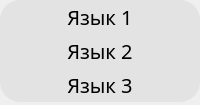
                    <widget class="QWidget" name="language_widget">
                     <layout class="QVBoxLayout" name="verticalLayout_9">
                      <property name="leftMargin">
                       <number>0</number>
                      </property>
                      <property name="topMargin">
                       <number>0</number>
                      </property>
                      <property name="rightMargin">
                       <number>0</number>
                      </property>
                      <property name="bottomMargin">
                       <number>3</number>
                      </property>
                      <item>
                       <widget class="QFrame" name="frame_24">
                        <property name="minimumSize">
                         <size>
                          <width>0</width>
                          <height>100</height>
                         </size>
                        </property>
                        <property name="styleSheet">
                         <string notr="true">#frame_24 {
	background-color: rgb(227, 227, 227);
	border-radius: 20px;
}</string>
                        </property>
                        <property name="frameShape">
                         <enum>QFrame::StyledPanel</enum>
                        </property>
                        <property name="frameShadow">
                         <enum>QFrame::Raised</enum>
                        </property>
                        <layout class="QVBoxLayout" name="verticalLayout_8">
                         <property name="leftMargin">
                          <number>3</number>
                         </property>
                         <property name="topMargin">
                          <number>3</number>
                         </property>
                         <property name="rightMargin">
                          <number>3</number>
                         </property>
                         <property name="bottomMargin">
                          <number>3</number>
                         </property>
                         <item>
                          <widget class="QPushButton" name="lang_btn_1">
                           <property name="sizePolicy">
                            <sizepolicy hsizetype="Minimum" vsizetype="Expanding">
                             <horstretch>0</horstretch>
                             <verstretch>0</verstretch>
                            </sizepolicy>
                           </property>
                           <property name="font">
                            <font>
                             <family>Rubik</family>
                             <pointsize>15</pointsize>
                            </font>
                           </property>
                           <property name="focusPolicy">
                            <enum>Qt::NoFocus</enum>
                           </property>
                           <property name="styleSheet">
                            <string notr="true">QPushButton {
color: rgb(0, 0, 0);
background-color:transparent;
border-radius: 15px;
}

QPushButton:checked {
	 background-color: rgb(245, 245, 245);
	border: 1px solid #696969;
}</string>
                           </property>
                           <property name="text">
                            <string>Язык 1</string>
                           </property>
                           <property name="checkable">
                            <bool>true</bool>
                           </property>
                          </widget>
                         </item>
                         <item>
                          <widget class="QPushButton" name="lang_btn_2">
                           <property name="sizePolicy">
                            <sizepolicy hsizetype="Minimum" vsizetype="Expanding">
                             <horstretch>0</horstretch>
                             <verstretch>0</verstretch>
                            </sizepolicy>
                           </property>
                           <property name="font">
                            <font>
                             <family>Rubik</family>
                             <pointsize>15</pointsize>
                            </font>
                           </property>
                           <property name="focusPolicy">
                            <enum>Qt::NoFocus</enum>
                           </property>
                           <property name="styleSheet">
                            <string notr="true">QPushButton{
color: rgb(0, 0, 0);
background-color: transparent;
border-radius: 15px;
}

QPushButton:checked {
	 background-color: rgb(245, 245, 245);
	border: 1px solid #696969;
}</string>
                           </property>
                           <property name="text">
                            <string>Язык 2</string>
                           </property>
                           <property name="checkable">
                            <bool>true</bool>
                           </property>
                          </widget>
                         </item>
                         <item>
                          <widget class="QPushButton" name="lang_btn_3">
                           <property name="sizePolicy">
                            <sizepolicy hsizetype="Minimum" vsizetype="Expanding">
                             <horstretch>0</horstretch>
                             <verstretch>0</verstretch>
                            </sizepolicy>
                           </property>
                           <property name="font">
                            <font>
                             <family>Rubik</family>
                             <pointsize>15</pointsize>
                            </font>
                           </property>
                           <property name="focusPolicy">
                            <enum>Qt::NoFocus</enum>
                           </property>
                           <property name="styleSheet">
                            <string notr="true">QPushButton {
color: rgb(0, 0, 0);
background-color: transparent;
border-radius: 15px;
}

QPushButton:checked {
	 background-color: rgb(245, 245, 245);
	border: 1px solid #696969;
}</string>
                           </property>
                           <property name="text">
                            <string>Язык 3</string>
                           </property>
                           <property name="checkable">
                            <bool>true</bool>
                           </property>
                          </widget>
                         </item>
                        </layout>
                       </widget>
                      </item>
                     </layout>
                    </widget>
